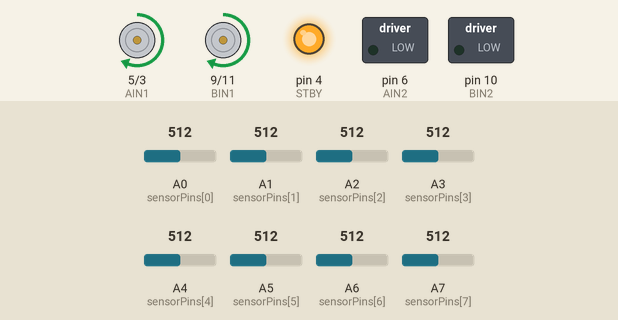
Simulated run of this sketch. Board: Arduino Nano, built with avr-gcc and run on an emulated ATmega328P. On the bench: direction and speed pins drawn as motors (green arrow = direction pin HIGH = forward, orange = LOW = backward, longer = more drive, stopped while the standby pin is LOW), switched loads named in the sketch (green lamp = pin HIGH), output pins drawn as LEDs (lit = HIGH). The test bench sets the inputs (shaded band); at power-on: A0 (sensorPins[0]) = 512, A6 (sensorPins[6]) = 512, A5 (sensorPins[5]) = 512, A7 (sensorPins[7]) = 512, A1 (sensorPins[1]) = 512, A2 (sensorPins[2]) = 512, A3 (sensorPins[3]) = 512, A4 (sensorPins[4]) = 512.

Above: at 1.2 s.
1.3 s: A0 (sensorPins[0]) set to 494
At 4.1 s:
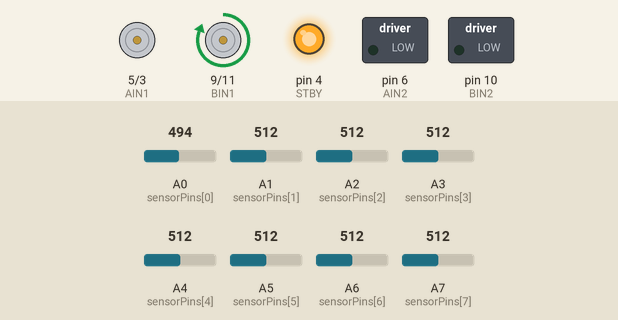
4.3 s: A6 (sensorPins[6]) set to 493
7.3 s: A5 (sensorPins[5]) set to 482
At 9.95 s:
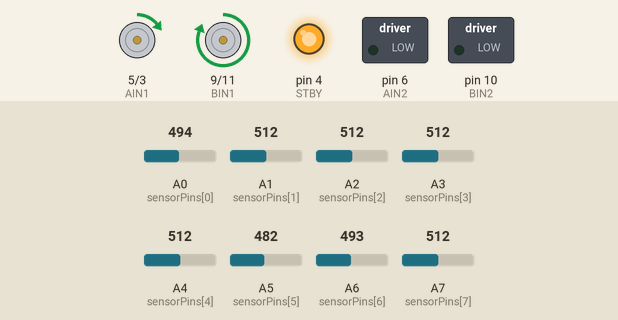
10.3 s: A7 (sensorPins[7]) set to 490
At 10.7 s:
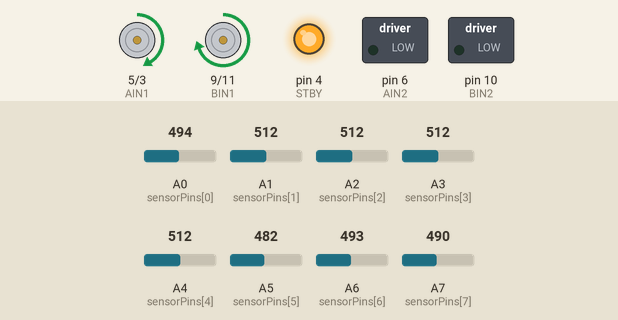
At 13.13 s:
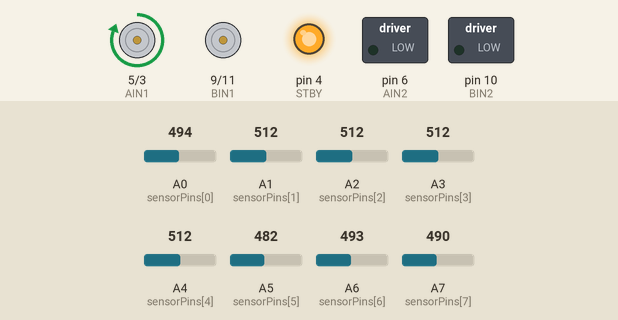
13.3 s: A1 (sensorPins[1]) set to 490
14.8 s: A6 (sensorPins[6]) set to 510
Timing chart, 0 to 22.4 s (numbered marks = the images above; inputs shaded):
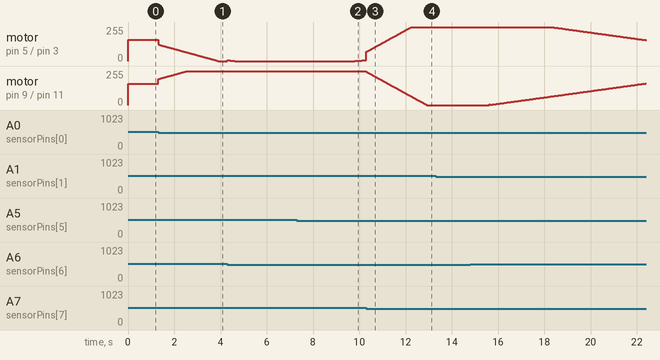

The sketch:

ssgithub.ino
```cpp
// ===== MOTOR DRIVER PINS =====
#define AIN1 5
#define AIN2 6
#define PWMA 3

#define BIN1 9
#define BIN2 10
#define PWMB 11

#define STBY 4

// ===== ANALOG SENSOR PINS =====
int sensorPins[8] = {A0,A1,A2,A3,A4,A5,A6,A7};
int sensorValue[8];

// ===== PID =====
float Kp = 0.07;
float Ki = 0.0001;
float Kd = 0.03;

float error = 0;
float lastError = 0;
float integral = 0;

int baseSpeed = 160;

void setup()
{
  Serial.begin(9600);

  pinMode(AIN1,OUTPUT);
  pinMode(AIN2,OUTPUT);
  pinMode(BIN1,OUTPUT);
  pinMode(BIN2,OUTPUT);
  pinMode(PWMA,OUTPUT);
  pinMode(PWMB,OUTPUT);
  pinMode(STBY,OUTPUT);

  digitalWrite(STBY,HIGH);
}

void loop()
{
  int weights[8] = {-3500,-2500,-1500,-500,500,1500,2500,3500};
  long position = 0;
  int count = 0;

  for(int i=0;i<8;i++)
  {
    sensorValue[i] = analogRead(sensorPins[i]);

    if(sensorValue[i] > 500)  // adjust if needed
    {
      position += weights[i];
      count++;
    }
  }

  if(count > 0)
  {
    error = position / count;
    applyPID();
  }
  else
  {
    stopMotors();
  }
}

void applyPID()
{
  float P = error;
  integral += error;
  float D = error - lastError;

  float correction = (Kp*P) + (Ki*integral) + (Kd*D);
  lastError = error;

  int leftSpeed  = baseSpeed - correction;
  int rightSpeed = baseSpeed + correction;

  leftSpeed  = constrain(leftSpeed,0,255);
  rightSpeed = constrain(rightSpeed,0,255);

  digitalWrite(AIN1,HIGH);
  digitalWrite(AIN2,LOW);
  digitalWrite(BIN1,HIGH);
  digitalWrite(BIN2,LOW);

  analogWrite(PWMA,leftSpeed);
  analogWrite(PWMB,rightSpeed);
}

void stopMotors()
{
  analogWrite(PWMA,0);
  analogWrite(PWMB,0);
}
```

Measured:
- the behaviour switches between 501 and 500 on A0 (sensorPins[0]) (found by bisection; images 0 and 1)
- after the input at 1.3 s, motor on pin 5 (AIN1) / pin 3 (PWMA): moves from forward 160/255 to stopped over 2.6 s, starting at once; motor on pin 9 (BIN1) / pin 11 (PWMB): moves from forward 160/255 to forward 255/255 over 1.3 s, starting at once
- after the input at 7.3 s, motor on pin 5 (AIN1) / pin 3 (PWMA): moves from stopped to forward 5/255 over 0.42 s, starting after 2.5 s
- after the input at 10.3 s, motor on pin 9 (BIN1) / pin 11 (PWMB): moves from forward 255/255 to stopped over 2.6 s, starting at once
- after the input at 14.8 s, motor on pin 5 (AIN1) / pin 3 (PWMA): moves from forward 255/255 to forward 157/255 over 4.1 s, starting after 3.5 s
